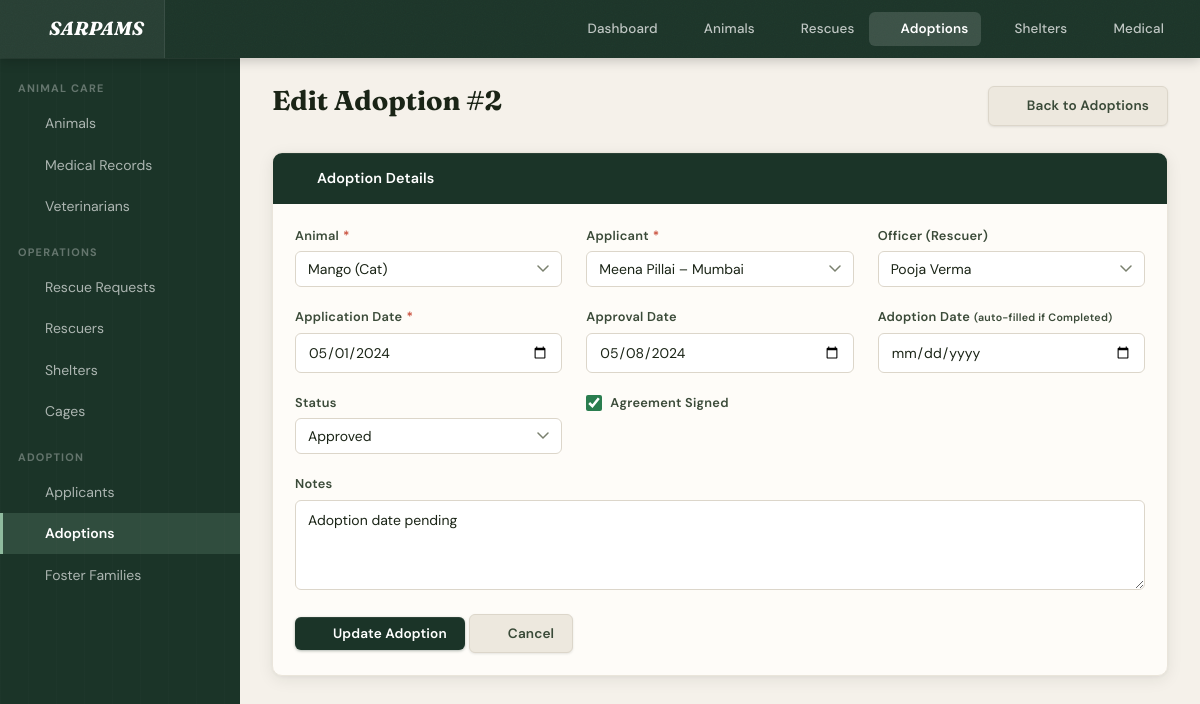
/adoptions/edit.php?id=2, run on the app's committed database.
### tables this page shows
CREATE TABLE IF NOT EXISTS ADOPTION (
    adoption_id      INT AUTO_INCREMENT PRIMARY KEY,
    animal_id        INT NOT NULL,
    applicant_id     INT NOT NULL,
    officer_id       INT NOT NULL,
    application_date DATE NOT NULL,
    approval_date    DATE,
    adoption_date    DATE,
    status           ENUM('Pending','Approved','Rejected','Completed') NOT NULL DEFAULT 'Pending',
    agreement_signed BOOLEAN DEFAULT FALSE,
    notes            TEXT,
    created_at       TIMESTAMP DEFAULT CURRENT_TIMESTAMP,
    FOREIGN KEY (animal_id)    REFERENCES ANIMAL(animal_id)              ON DELETE RESTRICT,
    FOREIGN KEY (applicant_id) REFERENCES ADOPTION_APPLICANT(applicant_id) ON DELETE RESTRICT,
    FOREIGN KEY (officer_id)   REFERENCES RESCUER(rescuer_id)            ON DELETE RESTRICT
);

CREATE TABLE IF NOT EXISTS ANIMAL (
    animal_id     INT AUTO_INCREMENT PRIMARY KEY,
    name          VARCHAR(60) NOT NULL,
    species       VARCHAR(40) NOT NULL,
    breed         VARCHAR(60),
    age_years     DECIMAL(4,1),
    sex           CHAR(1) CHECK (sex IN ('M','F','U')),
    colour        VARCHAR(60) NOT NULL,
    weight_kg     DECIMAL(5,2),
    microchip_no  VARCHAR(25) UNIQUE,
    intake_date   DATE NOT NULL,
    health_status VARCHAR(20) DEFAULT 'Unknown',
    is_vaccinated BOOLEAN DEFAULT FALSE,
    is_neutered   BOOLEAN DEFAULT FALSE,
    cage_id       INT,
    created_at    TIMESTAMP DEFAULT CURRENT_TIMESTAMP,
    FOREIGN KEY (cage_id) REFERENCES CAGE(cage_id) ON DELETE SET NULL
);

CREATE TABLE IF NOT EXISTS ADOPTION_APPLICANT (
    applicant_id       INT AUTO_INCREMENT PRIMARY KEY,
    first_name         VARCHAR(50)  NOT NULL,
    last_name          VARCHAR(50)  NOT NULL,
    dob                DATE,
    address            VARCHAR(200) NOT NULL,
    city               VARCHAR(60)  NOT NULL,
    phone              VARCHAR(15)  NOT NULL,
    email              VARCHAR(100),
    occupation         VARCHAR(100),
    has_previous_pets  BOOLEAN DEFAULT FALSE,
    living_situation   VARCHAR(100),
    created_at         TIMESTAMP DEFAULT CURRENT_TIMESTAMP
);

CREATE TABLE IF NOT EXISTS RESCUER (
    rescuer_id          INT AUTO_INCREMENT PRIMARY KEY,
    first_name          VARCHAR(50) NOT NULL,
    last_name           VARCHAR(50) NOT NULL,
    phone               VARCHAR(15) NOT NULL UNIQUE,
    email               VARCHAR(100) UNIQUE,
    zone_area           VARCHAR(60) NOT NULL,
    certification_level ENUM('Basic','Intermediate','Advanced') NOT NULL,
    is_available        BOOLEAN DEFAULT TRUE,
    join_date           DATE NOT NULL,
    created_at          TIMESTAMP DEFAULT CURRENT_TIMESTAMP
);

### config/db.php (called while the page is built, shortened)
<?php
function getDB() {
    static $conn = null;
    if ($conn === null) {
        $conn = new mysqli(DB_HOST, DB_USER, DB_PASS, DB_NAME);
        $conn->set_charset('utf8mb4');
    }
    return $conn;
}
function query($sql) {
    $result = getDB()->query($sql);
    return $result;
}
function fetchAll($sql) {
    $result = query($sql);
    $rows = [];
    while ($row = $result->fetch_assoc()) $rows[] = $row;
    return $rows;
}
function fetchOne($sql) {
    $result = query($sql);
    return $result->fetch_assoc();
}

### adoptions/edit.php (the view, shortened to what this page needs)
<?php
require_once __DIR__ . '/../config/db.php';
$id = isset($_GET['id']) ? (int)$_GET['id'] : 0;
$adoption = fetchOne("SELECT * FROM ADOPTION WHERE adoption_id=$id");
$d = ($_SERVER['REQUEST_METHOD'] === 'POST') ? $_POST : $adoption;
$animals    = fetchAll("SELECT animal_id, name, species FROM ANIMAL ORDER BY name");
$applicants = fetchAll("SELECT applicant_id, first_name, last_name, city FROM ADOPTION_APPLICANT ORDER BY first_name");
$officers   = fetchAll("SELECT rescuer_id, first_name, last_name FROM RESCUER ORDER BY first_name");
require_once __DIR__ . '/../includes/header.php';
?>
<div class="page-header">
    <h1 class="page-title">Edit Adoption #<?= $id ?></h1>
    <a href="/sarpams/adoptions/index.php" class="btn btn-secondary"><i data-lucide="arrow-left"></i> Back to Adoptions</a>
</div>
<div class="card">
    <div class="card-header"><i data-lucide="heart-handshake"></i> Adoption Details</div>
    <div class="card-body">
        <form method="post" action="">
            <div class="form-grid">
                <div class="form-group required">
                    <label>Animal</label>
                    <select name="animal_id" required>
                        <?php foreach ($animals as $a): ?>
                            <option value="<?= $a['animal_id'] ?>" <?= (($d['animal_id'] ?? '') == $a['animal_id']) ? 'selected' : '' ?>>
                                <?= htmlspecialchars($a['name']) ?> (<?= htmlspecialchars($a['species']) ?>)
                            </option>
                        <?php endforeach; ?>
                    </select>
                </div>
                <div class="form-group required">
                    <label>Applicant</label>
                    <select name="applicant_id" required>
                        <?php foreach ($applicants as $ap): ?>
                            <option value="<?= $ap['applicant_id'] ?>" <?= (($d['applicant_id'] ?? '') == $ap['applicant_id']) ? 'selected' : '' ?>>
                                <?= htmlspecialchars($ap['first_name'] . ' ' . $ap['last_name']) ?> – <?= htmlspecialchars($ap['city']) ?>
                            </option>
                        <?php endforeach; ?>
                    </select>
                </div>
                <div class="form-group">
                    <label>Officer (Rescuer)</label>
                    <select name="officer_id">
                        <?php foreach ($officers as $o): ?>
                            <option value="<?= $o['rescuer_id'] ?>" <?= (($d['officer_id'] ?? '') == $o['rescuer_id']) ? 'selected' : '' ?>>
                                <?= htmlspecialchars($o['first_name'] . ' ' . $o['last_name']) ?>
                            </option>
                        <?php endforeach; ?>
                    </select>
                </div>
                <div class="form-group required">
                    <label>Application Date</label>
                    <input type="date" name="application_date" value="<?= htmlspecialchars($d['application_date'] ?? '') ?>" required>
                </div>
                <div class="form-group">
                    <label>Approval Date</label>
                    <input type="date" name="approval_date" value="<?= htmlspecialchars($d['approval_date'] ?? '') ?>">
                </div>
                <div class="form-group">
                    <label>Adoption Date <small>(auto-filled if Completed)</small></label>
                    <input type="date" name="adoption_date" value="<?= htmlspecialchars($d['adoption_date'] ?? '') ?>">
                </div>
                <div class="form-group">
                    <label>Status</label>
                    <select name="status">
                        <?php foreach (['Pending','Approved','Rejected','Completed'] as $st): ?>
                            <option value="<?= $st ?>" <?= (($d['status'] ?? 'Pending') === $st) ? 'selected' : '' ?>><?= $st ?></option>
                        <?php endforeach; ?>
                    </select>
                </div>
                <div class="form-group">
                    <label style="display:flex;align-items:center;gap:.5rem;">
                        <input type="checkbox" name="agreement_signed" <?= ($d['agreement_signed'] ?? 0) ? 'checked' : '' ?>>
                        Agreement Signed
                    </label>
                </div>
                <div class="form-group full">
                    <label>Notes</label>
                    <textarea name="notes" rows="3"><?= htmlspecialchars($d['notes'] ?? '') ?></textarea>
                </div>
            </div>
            <div style="margin-top:1.5rem;">
                <button type="submit" class="btn btn-primary"><i data-lucide="save"></i> Update Adoption</button>
                <a href="/sarpams/adoptions/index.php" class="btn btn-secondary"><i data-lucide="x"></i> Cancel</a>
            </div>
        </form>
    </div>
</div>

### data on the page
adoption: animal_id "Mango (Cat)", applicant_id "Meena Pillai – Mumbai", officer_id "Pooja Verma", application_date "05/01/2024", approval_date "05/08/2024", status "Approved", agreement_signed "☑", notes "Adoption date pending"

### other printed values
$id "2"
